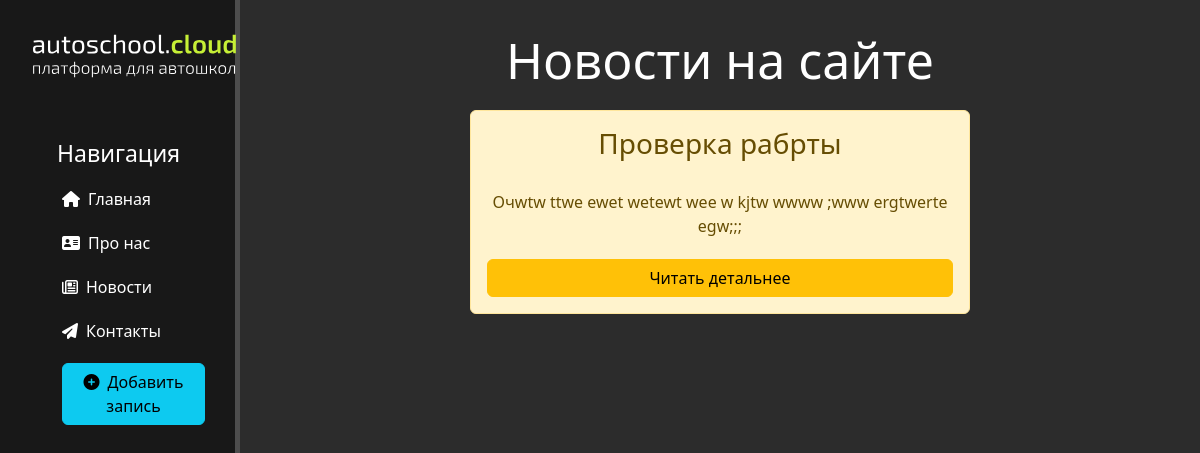
Before: /news/ with the older database file.
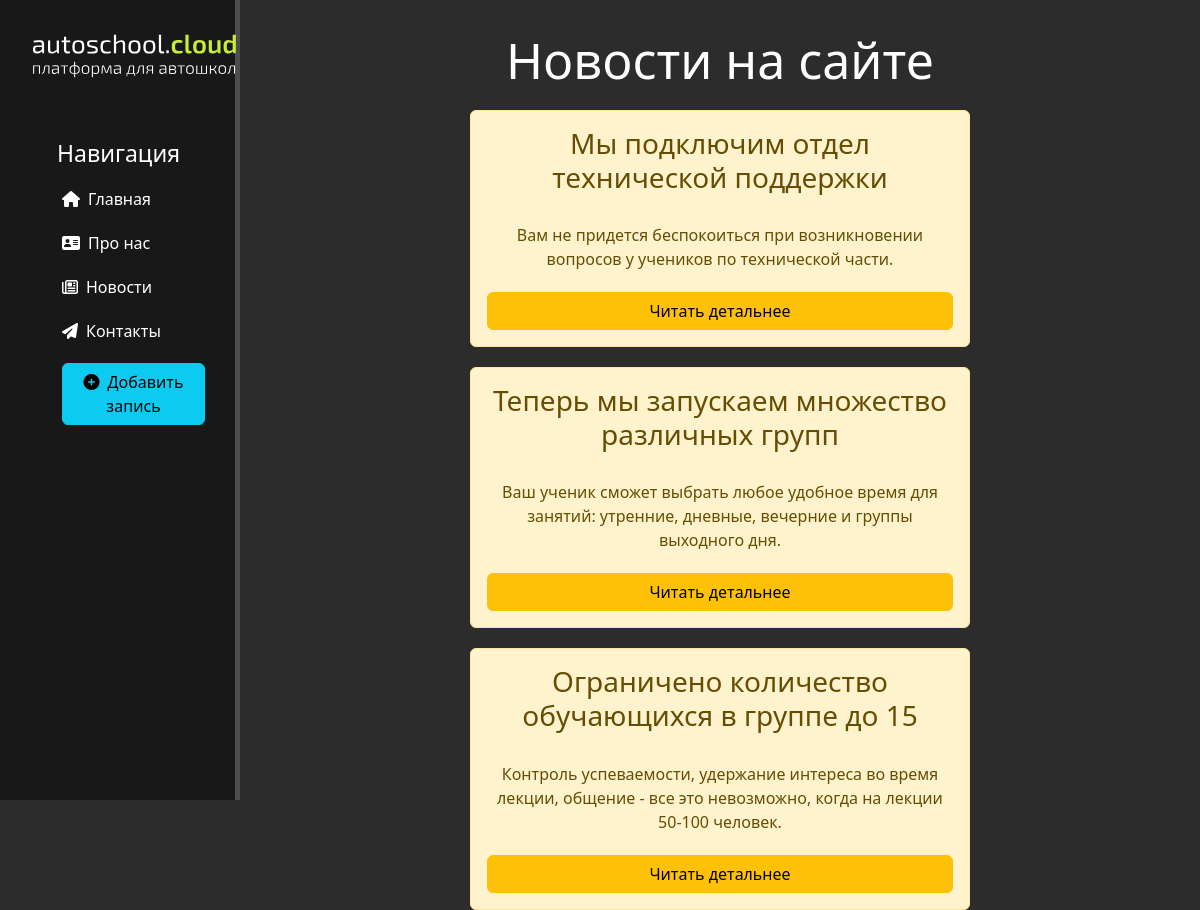
After: the same page with the newer database file.
### news/models.py (models this page shows, shortened)
class Articles(models.Model):
    title = models.CharField('Название', max_length=50)
    anons = models.CharField('Анонс', max_length=250)
    full_text = models.TextField('Статья')
    date = models.DateTimeField('Дата публикации')
    class Meta:
        verbose_name = 'Новость'
        verbose_name_plural = 'Новости'

### news/views.py (the view)
# urls.py: path('', views.news_home, name='news_home'),
def news_home(request):
    news = Articles.objects.order_by('date')
    return render(request, 'news/news_home.html', {'news': news})

### news/templates/news/news_home.html (shortened to what this page needs)
{% extends 'main/layout.html' %}
{% block content %}
    <div class="features">
        <h1>Новости на сайте</h1>
        {% if news %}
        {% for el in news %}
            <div class="alert alert-warning">
                <h3>{{ el.title }}</h3>
                <p class="new-w">{{ el.anons }}</p>
                <a href="{% url 'news-detail' el.id %}" class="btn btn-warning">Читать детальнее </a>
            </div>
        {% endfor %}
    {% else %}
        <p>У вас нет записей!</p>
    {% endif %}
    </div>
{%endblock%}

### main/templates/main/layout.html (shortened to what this page needs)
{% load static %}
<!doctype html>
<html lang="ru">
<head>
    <link rel="stylesheet" href="https://cdn.jsdelivr.net/npm/bootstrap@5.3.2/dist/css/bootstrap.min.css">
    <link rel="stylesheet" href="{% static 'main/css/main.css' %}">
    <link rel="stylesheet" href="https://use.fontawesome.com/releases/v6.5.2/css/all.css">
</head>
<body>
    <aside>
        <img src="{% static 'main/img/main_logo (1).svg' %}" ait="Лого">
        <h3>Навигация</h3>
        <ul>
            <a href="{% url 'home'%}">
                <li>
                    <i class="fa-solid fa-house"></i>
                    <span>Главная</span>
                </li>
            </a>
            <a href="{% url 'about' %}">
                <li>
                    <i class="fa-solid fa-address-card"></i>
                    <span>Про нас</span>
                </li>
            </a>
            <a href="{% url 'news_home' %}">
                <li>
                    <i class="fa-regular fa-newspaper"></i>
                    <span>Новости</span>
                </li>
            </a>
            <a href="{% url 'contacts' %}">
                <li>
                    <i class="fa-solid fa-paper-plane"></i>
                    <span>Контакты</span>
                </li>
            </a>
            <a href="{% url 'create' %}"><li><button class="btn btn-info"><i class="fas fa-plus-circle"></i>Добавить запись</button></li></a>
        </ul>
    </aside>
    <main>
        {% block content %}
        {% endblock %}
    </main>
</body>
</html>

### main/static/main/css/main.css (style rules this page uses)
body { background: #2c2c2c; }
aside { float: left; background: #181818; width: 20%; padding: 2.5%; height: 100vh; color: #fff; border-right: 5px solid #4d4d4d; }
aside img { width: 210px; }
aside h3 { font-size: 23px; font-weight: 300; margin: 60px auto 20px; padding-left:27px; }
aside ul { list-style: none; }
aside ul a { text-decoration: none; }
aside ul li { color: #fff; margin-top: 20px; transition: transform .6s ease; text-decoration: none; display: flex; align-items: center; }
aside ul i { margin-right: 8px; }
main .features { color: #fff; text-align: center; }
main .features h1 { padding-top: 30px; font-size: 50px; }
main .features p { max-width: 1000px; margin: 21px auto; display: flex; justify-content: center; text-align: center; }
main .features .new-w { min-width: 100%; }
div.alert.alert-warning { max-width: 500px; margin: 20px auto 0 auto; display: flex; justify-content: center; flex-direction: column; }

Changed rows visible on the page:
removed Articles: title "Проверка рабрты", anons "Очwtw ttwe ewet wetewt wee w kjtw wwww ;www ergtwerte egw;;;"
added Articles: title "Мы подключим отдел технической поддержки", anons "Вам не придется беспокоиться при возникновении вопросов у учеников по технической части."
added Articles: title "Теперь мы запускаем множество различных групп", anons "Ваш ученик сможет выбрать любое удобное время для занятий: утренние, дневные, вечерние и группы выходного дня."
added Articles: title "Ограничено количество обучающихся в группе до 15", anons "Контроль успеваемости, удержание интереса во время лекции, общение - все это невозможно, когда на лекции 50-100 человек."
